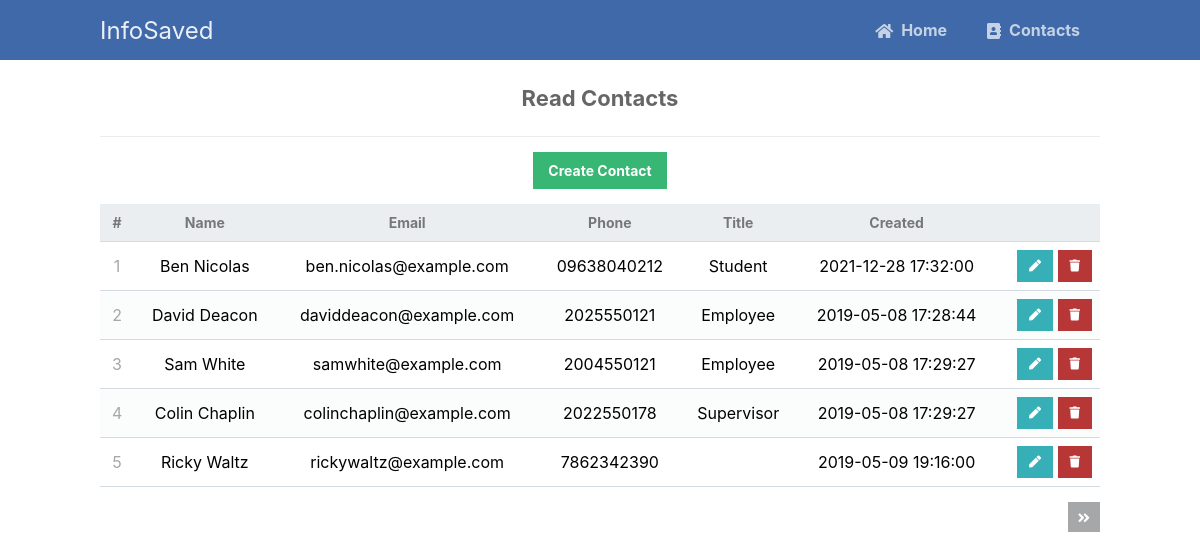
The app's page /read.php with its own data.
### tables this page shows
CREATE TABLE `contacts` (
  `id` int(11) NOT NULL,
  `name` varchar(255) NOT NULL,
  `email` varchar(255) NOT NULL,
  `phone` varchar(255) NOT NULL,
  `title` varchar(255) NOT NULL,
  `created` datetime NOT NULL DEFAULT current_timestamp()
);

### read.php (the view, shortened to what this page needs)
<?php
include 'functions.php';
$pdo = pdo_connect_mysql();
$page = isset($_GET['page']) && is_numeric($_GET['page']) ? (int)$_GET['page'] : 1;
$records_per_page = 5;
$stmt = $pdo->prepare('SELECT * FROM contacts ORDER BY id LIMIT :current_page, :record_per_page');
$stmt->bindValue(':current_page', ($page-1)*$records_per_page, PDO::PARAM_INT);
$stmt->bindValue(':record_per_page', $records_per_page, PDO::PARAM_INT);
$stmt->execute();
$contacts = $stmt->fetchAll(PDO::FETCH_ASSOC);
$num_contacts = $pdo->query('SELECT COUNT(*) FROM contacts')->fetchColumn();
?>
<?=template_header('Read')?>
<div class="content read">
	<h2>Read Contacts</h2>
	<a href="create.php" class="create-contact">Create Contact</a>
	<table>
        <thead>
            <tr>
                <td>#</td>
                <td>Name</td>
                <td>Email</td>
                <td>Phone</td>
                <td>Title</td>
                <td>Created</td>
                <td></td>
            </tr>
        </thead>
        <tbody>
            <?php foreach ($contacts as $contact): ?>
            <tr>
                <td><?=$contact['id']?></td>
                <td><?=$contact['name']?></td>
                <td><?=$contact['email']?></td>
                <td><?=$contact['phone']?></td>
                <td><?=$contact['title']?></td>
                <td><?=$contact['created']?></td>
                <td class="actions">
                    <a href="update.php?id=<?=$contact['id']?>" class="edit"><i class="fas fa-pen fa-xs"></i></a>
                    <a href="delete.php?id=<?=$contact['id']?>" class="trash"><i class="fas fa-trash fa-xs"></i></a>
                </td>
            </tr>
            <?php endforeach; ?>
        </tbody>
    </table>
	<div class="pagination">
		<?php if ($page*$records_per_page < $num_contacts): ?>
		<a href="read.php?page=<?=$page+1?>"><i class="fas fa-angle-double-right fa-sm"></i></a>
		<?php endif; ?>
	</div>
</div>
<?=template_footer()?>

### functions.php (shortened to what this page needs)
<!DOCTYPE html>
<html>
	<head>
		<link href="style.css" rel="stylesheet" type="text/css">
		<link rel="stylesheet" href="https://use.fontawesome.com/releases/v5.7.1/css/all.css">
	</head>
	<body>
    <nav class="navtop">
    	<div>
    		<h1>InfoSaved</h1>
            <a href="index.php"><i class="fas fa-home"></i>Home</a>
    		<a href="read.php"><i class="fas fa-address-book"></i>Contacts</a>
<?php
function template_header($title) {
echo <<<EOT
    	</div>
    </nav>
EOT;
}
function template_footer() {
echo <<<EOT
    </body>
</html>
EOT;
}
?>

### style.css (style rules this page uses)
* { box-sizing: border-box; font-family: "apple-system", "BlinkMacSystemFont", "segoe ui", "roboto", "oxygen", "ubuntu", "cantarell", "fira sans", "droid sans", "helvetica neue", Arial, sans-serif; font-size: 16px; -webkit-font-smoothing: antialiased; -moz-osx-font-smoothing: grayscale; }
body { background-color: #FFFFFF; margin: 0; }
.navtop { background-color: #3f69a8; height: 60px; width: 100%; border: 0; }
.navtop div { display: flex; margin: 0 auto; width: 1000px; height: 100%; }
.navtop div h1, .navtop div a { display: inline-flex; align-items: center; }
.navtop div h1 { flex: 1; font-size: 24px; padding: 0; margin: 0; color: #ecf0f6; font-weight: normal; }
.navtop div a { padding: 0 20px; text-decoration: none; color: #c5d2e5; font-weight: bold; }
.navtop div a i { padding: 2px 8px 0 0; }
.content { width: 1000px; margin: 0 auto; text-align: center; }
.content h2 { margin: 0; padding: 25px 0; font-size: 22px; border-bottom: 1px solid #ebebeb; color: #666666; }
.read .create-contact { display: inline-block; text-decoration: none; background-color: #38b673; font-weight: bold; font-size: 14px; color: #FFFFFF; padding: 10px 15px; margin: 15px 0; }
.read .pagination { display: flex; justify-content: flex-end; }
.read .pagination a { display: inline-block; text-decoration: none; background-color: #a5a7a9; font-weight: bold; color: #FFFFFF; padding: 5px 10px; margin: 15px 0 15px 5px; }
.read table { width: 100%; padding-top: 30px; border-collapse: collapse; }
.read table thead { background-color: #ebeef1; border-bottom: 1px solid #d3dae0; }
.read table thead td { padding: 10px; font-weight: bold; color: #767779; font-size: 14px; }
.read table tbody tr { border-bottom: 1px solid #d3dae0; }
.read table tbody tr:nth-child(even) { background-color: #fbfcfc; }
.read table tbody tr td { padding: 10px; }
.read table tbody tr td:nth-child(1) { color: #a5a7a9; }
.read table tbody tr td.actions { padding: 8px; text-align: right; }
.read table tbody tr td.actions .edit, .read table tbody tr td.actions .trash { display: inline-flex; text-align: right; text-decoration: none; color: #FFFFFF; padding: 10px 12px; }
.read table tbody tr td.actions .trash { background-color: #b73737; }
.read table tbody tr td.actions .edit { background-color: #37afb7; }

### records on screen
contacts: id "1", name "Ben Nicolas", email "ben.nicolas@example.com", phone "09638040212", title "Student", created "2021-12-28 17:32:00"
contacts: id "2", name "David Deacon", email "daviddeacon@example.com", phone "2025550121", title "Employee", created "2019-05-08 17:28:44"
contacts: id "3", name "Sam White", email "samwhite@example.com", phone "2004550121", title "Employee", created "2019-05-08 17:29:27"
contacts: id "4", name "Colin Chaplin", email "colinchaplin@example.com", phone "2022550178", title "Supervisor", created "2019-05-08 17:29:27"
contacts: id "5", name "Ricky Waltz", email "rickywaltz@example.com", phone "7862342390", created "2019-05-09 19:16:00"
